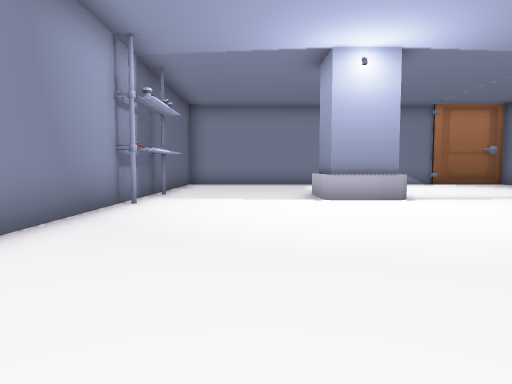
[1] (above)

16 first-person views from a walk through a scene from a Unity 3-D project. The camera is 1.4 m above the floor, tilts 4° down and sees 70° across. The floor is counted in squares, 2 m on a side. Each view is taken from the middle of a square. On the plan, view 1 faces up. The plan holds only what a view shows up to about 11 squares ahead; the rest is blank. The place goes on beyond the plan. The player is left out. Some surface patterns are stand-ins.

[2]
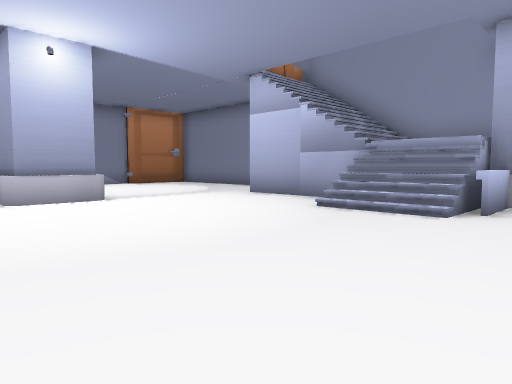

[3]
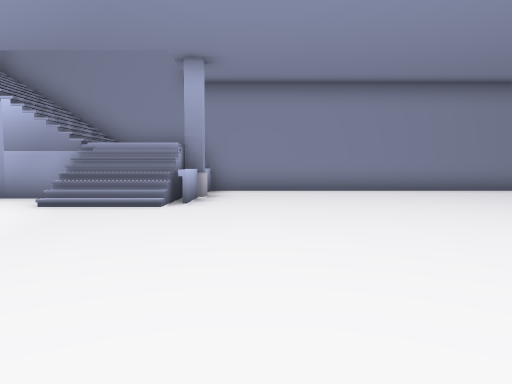

[4]
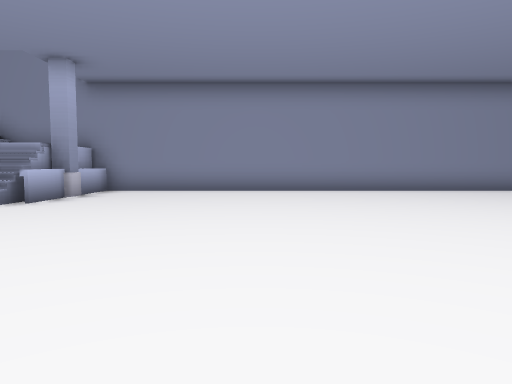

[5]
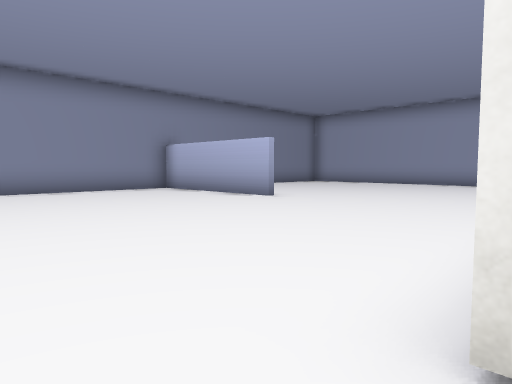

[6]
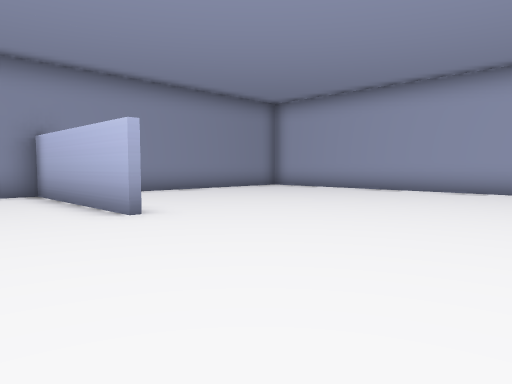

[7]
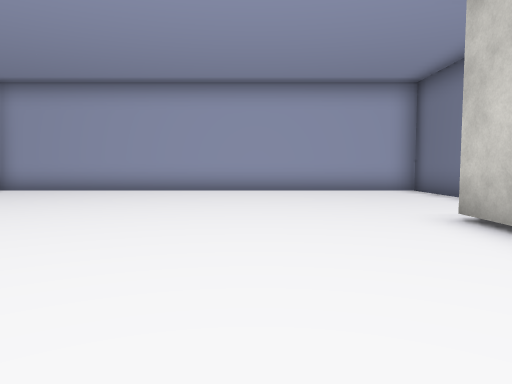

[8]
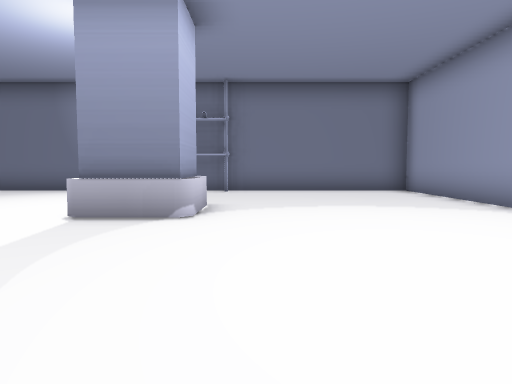

[9]
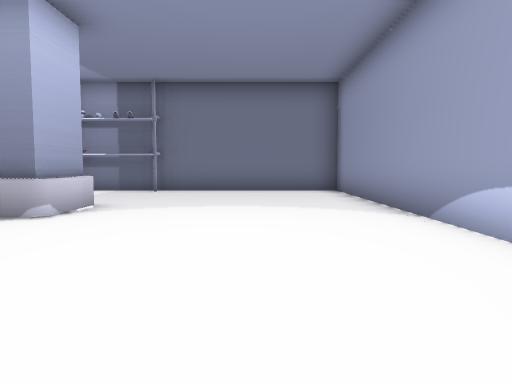

[10]
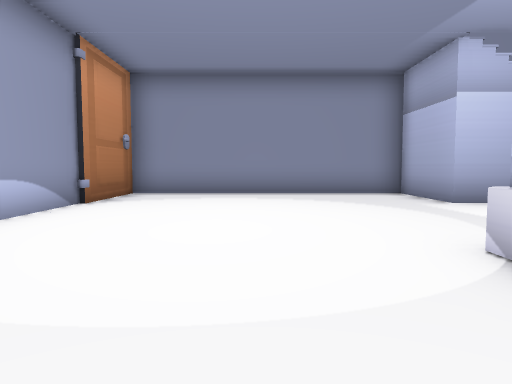

[11]
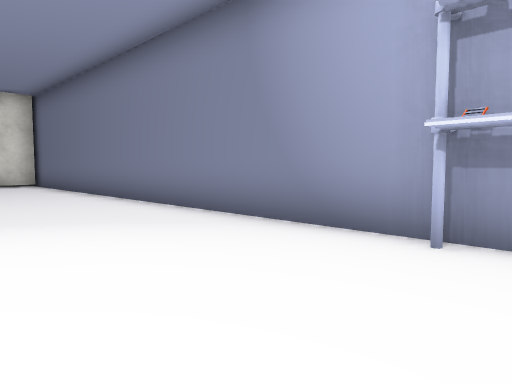

[12]
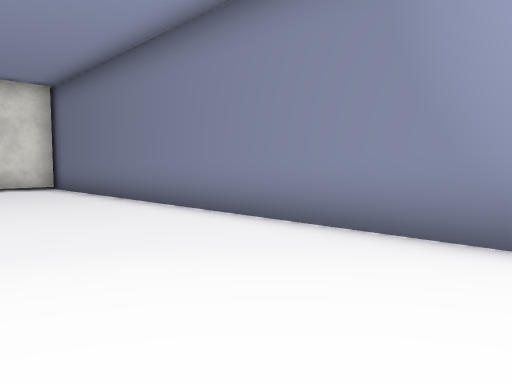

[13]
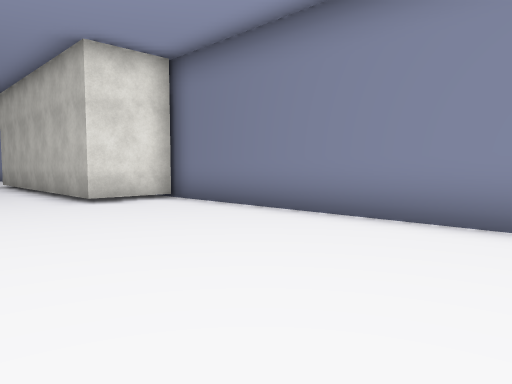

[14]
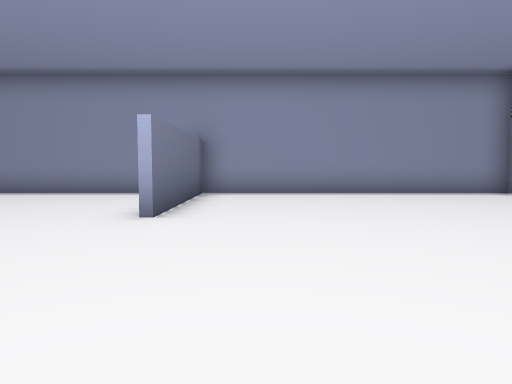

[15]
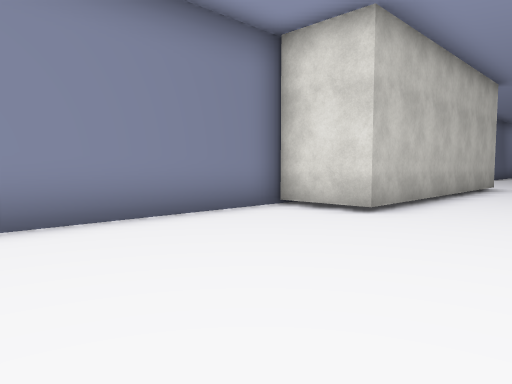

[16]
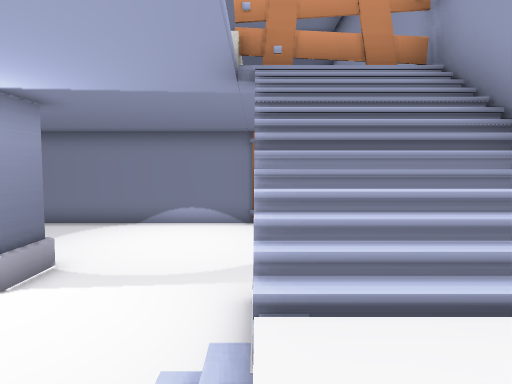

### Floor plan
Key: @ floor where view 1 was taken; # wall or solid block; . main floor; : floor 2.5 m higher than the main floor; / step, stairs or slope; = window, fence, low wall or low ledge; C column.
Columns run from 3 left of view 1 to 10 right of it. Each row starts with its distance up from view 1.
 15 ###########
 14 #.........####
 13 #............#
 12 #............#
 11 #............#
 10 #............#
  9 #....C#......#
  8 #....#C......#
  7 #.........==/#
  6 #.........///#
  5 #.........///#
  4 #........#///#
  3 #........//: #
  2 #........//  #
  1 #.........C#.#
  0 #..@.........#
 -1 #............#
 -2 #............#
 -3 #............#
 -4 #............#
 -5 #............#
 -6 #............#
 -7 ###..........#
 -8   #..........#
 -9   #..........#
-10   #..........#
-11   #..........#
-12   #.....######
-13   #..........#
-14 ###..........#
-15 #............#
-16 #............#
-17 #............#
-18 #............#
-19 #............#
-20 ##############

Positions as (right, up) in squares from view 1, and headings:
1: (0, 0), facing up
2: (0, 0), facing up-right
3: (-1, 0), facing right
4: (-1, -3), facing right
5: (-1, -5), facing down-right
6: (0, -9), facing down-right
7: (2, -9), facing down
8: (8, 10), facing left
9: (8, 12), facing left
10: (0, 11), facing right
11: (1, 8), facing down-left
12: (1, 6), facing down-left
13: (2, 1), facing down-left
14: (0, -13), facing right
15: (2, -19), facing up-left
16: (7, 2), facing up
